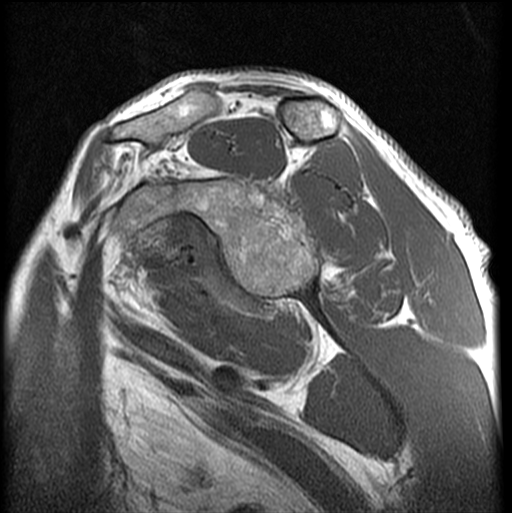
#> input picture Assignment 1/MR.pgm, 512 x 513 px, found by its file name
$ python Sub_Sampling.py
#> lines starting #> are read from the running program, lines starting #| are printed output that depends on the picture
import cv2
import numpy as np
image=cv2.imread('./Assignment 1/MR.pgm',0)
#> image is the input picture: shape (513, 512); min 0, max 255, mean 80.2
image=cv2.resize(image,(512,512))
#> image: shape (512, 512)
height=image.shape[0]
#> height = 512
width=image.shape[1]
#> width = 512
image2=np.ones((int(height/2),int(width/2)),dtype=np.uint8)
for i in range(height):
    for j in range(width):
        if(i%2==0):
            if(j%2==0):
                image2[int(i/2)][int(j/2)]=image[i][j]
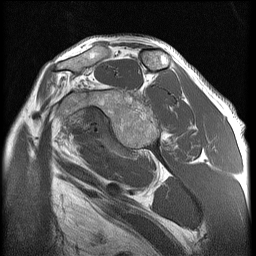
#> image2: shape (256, 256); min 0, max 255, mean 80
cv2.imshow('Orignal Image',image)
cv2.imshow('Sub Sampled Image',image2)
cv2.waitKey(0)
cv2.destroyAllWindows()

$ run again, with Assignment 1/ultrasound.pgm copied over Assignment 1/MR.pgm
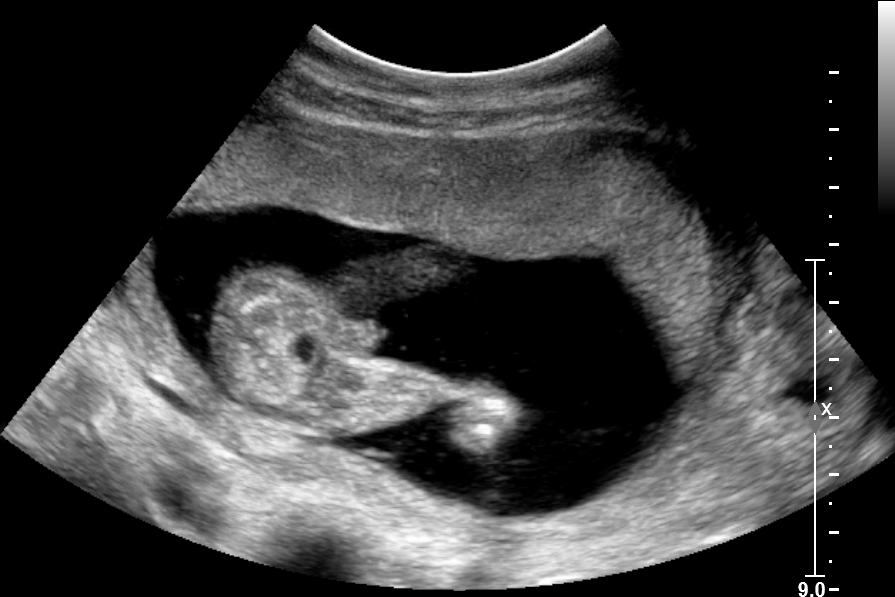
#> input picture Assignment 1/ultrasound.pgm, 895 x 597 px, found by its file name
#> image is the input picture: shape (597, 895); min 0, max 255, mean 59.1
#> `image=cv2.resize(image,(512,512))`:
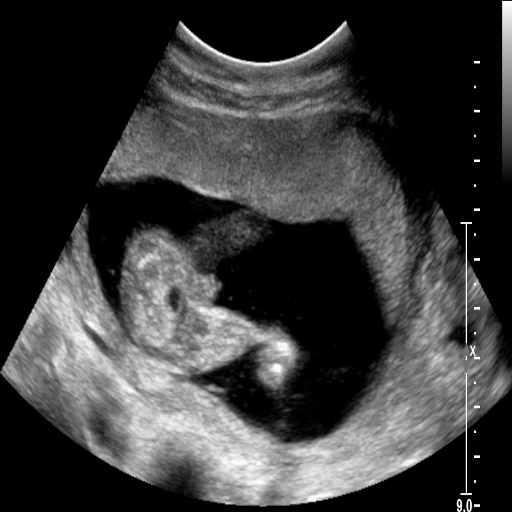
#> image: shape (512, 512); min 0, max 255, mean 59.1
#> after the loop `for i in range(height):`:
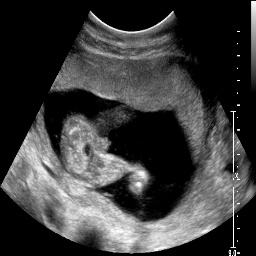
#> image2: shape (256, 256); min 0, max 255, mean 59.2

$ run again, with Assignment 1/boats.bmp saved as Assignment 1/MR.pgm
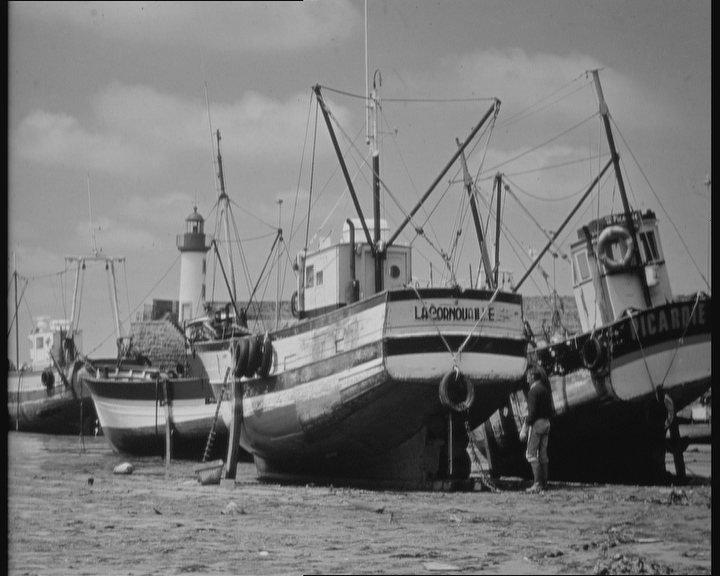
#> input picture Assignment 1/boats.bmp, 720 x 576 px, found by its file name
#> image is the input picture: shape (576, 720); min 3, max 220, mean 120
#> `image=cv2.resize(image,(512,512))`:
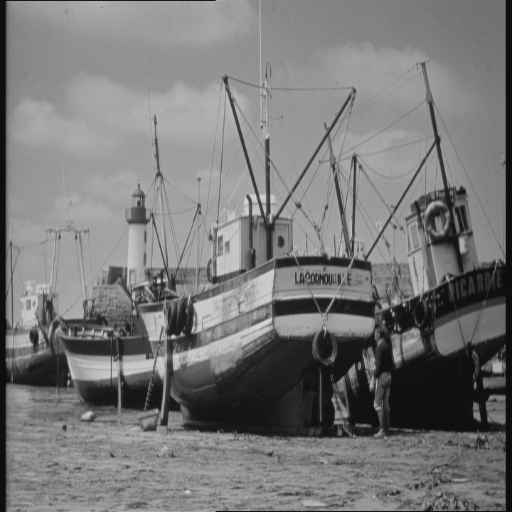
#> image: shape (512, 512); min 9, max 216, mean 119.9
#> after the loop `for i in range(height):`:
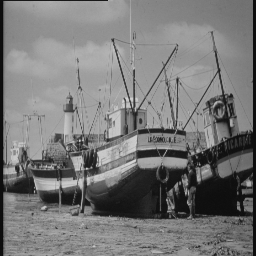
#> image2: shape (256, 256); min 11, max 215, mean 119.9
